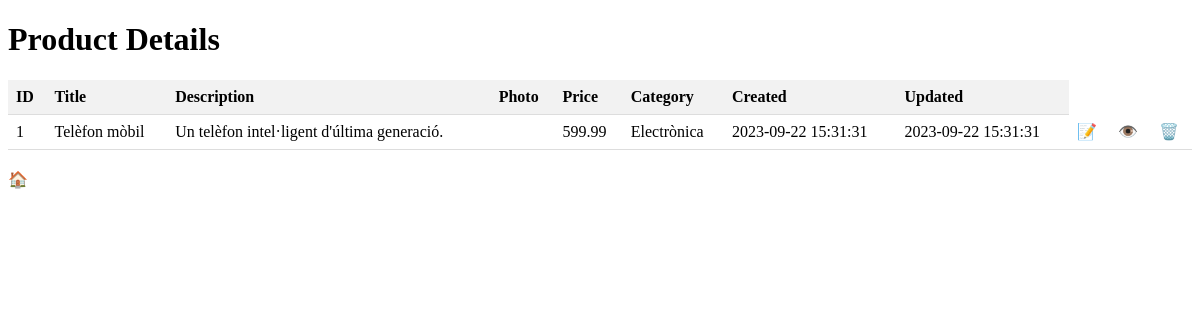
/products/read/1, run on an earlier commit of the app's database.
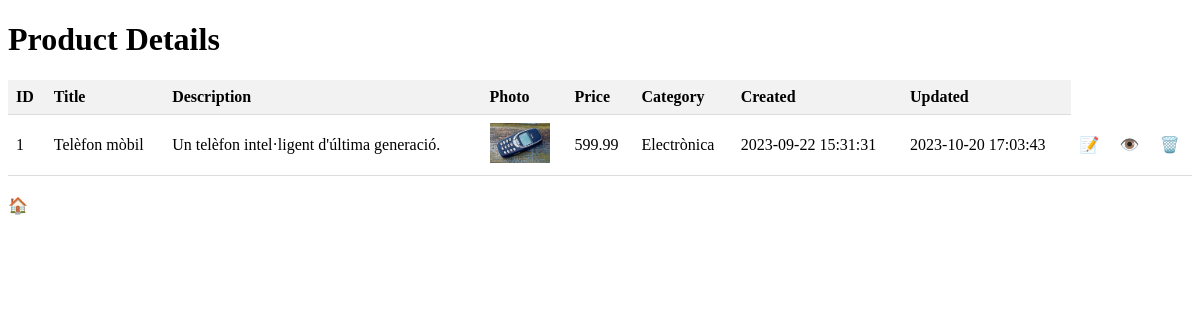
And on a later commit of the database.
### app.py (models this page shows)
class Producto(db.Model):
    __tablename__ = "products"
    id = db.Column(db.Integer, primary_key=True, autoincrement=True)
    title = db.Column(db.Text)
    description = db.Column(db.Text)
    photo = db.Column(db.Text)
    price = db.Column(db.DECIMAL(10, 2))
    category_id = db.Column(db.Integer, db.ForeignKey('categories.id'))
    seller_id = db.Column(db.Integer, db.ForeignKey('users.id'))
    created = db.Column(db.DateTime, server_default=db.func.current_timestamp(), nullable=False)
    updated = db.Column(db.DateTime, server_default=db.func.current_timestamp(), nullable=False)
    category = db.relationship('Categoria', backref=db.backref('products', lazy=True))

class Categoria(db.Model):
    __tablename__ = "categories"
    id = db.Column(db.Integer, primary_key=True, autoincrement=True)
    name = db.Column(db.Text, unique=True)
    slug = db.Column(db.Text, unique=True)

### app.py (the view)
@app.route('/products/read/<int:product_id>')
def view_product(product_id):
    products = db.session.query(Producto, Categoria.name).join(Categoria, Producto.category_id == Categoria.id).filter(Producto.id == product_id).add_columns(Producto.id, Producto.title, Producto.description, Producto.photo, Producto.price, Producto.created, Producto.updated).all()
    category_names = [product[1] for product in products]
    return render_template('products/read.html', data=products)

### templates/products/read.html (shortened to what this page needs)
<!DOCTYPE html>
<html>
<head>
    <link rel="stylesheet" href="{{url_for('static', filename='products.css')}}">
</head>
<body>
    <h1>Product Details</h1>
    <table>
        <thead>
            <tr>
                <th>ID</th>
                <th>Title</th>
                <th>Description</th>
                <th>Photo</th>
                <th>Price</th>
                <th>Category</th>
                <th>Created</th>
                <th>Updated</th>
            </tr>
        </thead>
        <tbody>
            {% for product in data %}
                <tr>
                    <td>{{ product.id }}</td>
                    <td>{{ product.title }}</td>
                    <td>{{ product.description }}</td>
                    <td><img src="{{ product.photo }}" alt=""></td>
                    <td>{{ product.price }}</td>
                    <td>{{ product[1] }}</td>
                    <td>{{ product.created }}</td>
                    <td>{{ product.updated }}</td>
                    <td><a href="/products/update/{{ product.id }}">📝</a></td>
                    <td><a href="/products/read/{{ product.id }}" class="view-button">👁️</a></td>
                    <td><a href="/products/delete/{{ product.id }}" class="delete-button">🗑️</a></td>
                </tr>
            {% endfor %}
        </tbody>
    </table>
    <a href="/products/list">🏠</a>
</body>
</html>

What changed in the data, as far as the page shows it:
changed Producto "Telèfon mòbil": photo: picture added; updated "2023-09-22 15:31:31" → "2023-10-20 17:03:43"
